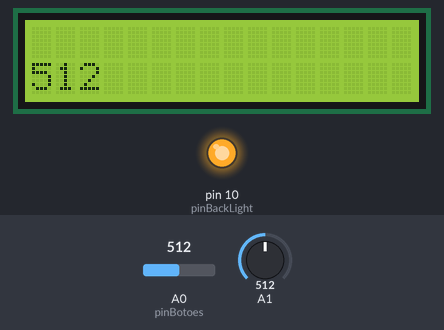
A sketch run on a simulated Arduino Uno, built with avr-gcc and run on an emulated ATmega328P. On the bench: 16×2 character LCD, output pins drawn as LEDs (lit = HIGH). The inputs (shaded band) are chosen by the test bench; at power-on: A0 (pinBotoes) = 512, A1 = 512. What the sketch prints to the serial monitor is not drawn.

Above: at 1.2 s.
1.3 s: A0 (pinBotoes) set to 390
3.6 s: A1 set to 390
At 3.98 s:
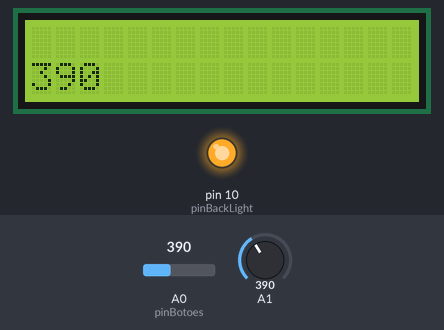
5.2 s: A0 (pinBotoes) set to 190
7.7 s: A1 set to 410
At 8.11 s:
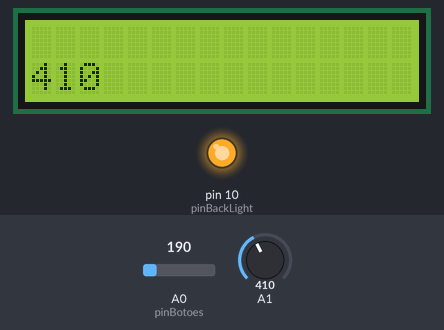
9.4 s: A0 (pinBotoes) set to 49
11.8 s: A1 set to 511
At 12.24 s:
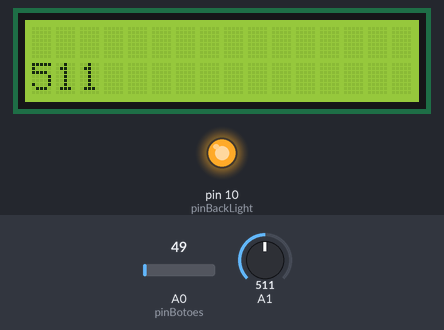
Timing chart, 0 to 14.5 s (numbered marks = the images above; inputs shaded):
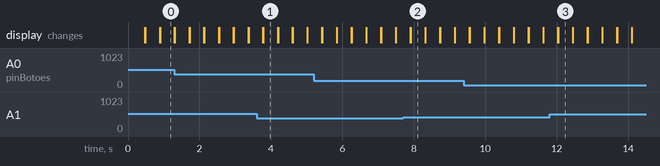

Measured:
- what the display in image 1 shows lasts 0.4 s, from 3.8 s to 4.2 s

The sketch:

tarefa1.ino
```cpp
#include <LiquidCrystal.h>

//******* CONFIGURACAO DO PROJETO *********
#define pinBotoes A0

#define pinRs 8
#define pinEn 9
#define pinD4 4
#define pinD5 5
#define pinD6 6
#define pinD7 7
#define pinBackLight 10
//*****************************************

#define btNENHUM 0
#define btSELECT 1
#define btLEFT   2
#define btUP     3
#define btDOWN   4
#define btRIGHT  5

#define tempoDebounce 50

unsigned long delayBotao;
int estadoBotaoAnt = btNENHUM;

//variaveis relogio
int segundos = 0, minutos = 0, horas = 0;


//Funções relogio
void mostraHoras();
void relogio();
void registrarHora();
void ajuste();


void estadoBotao(int botao);
void botaoApertado(int botao);
void botaoSolto(int botao);

LiquidCrystal lcd(pinRs, pinEn, pinD4, pinD5, pinD6, pinD7);

//Para o exemplo de uso
String descBotao[6] = {"", "Select", "Esquerda", "Abaixo", "Acima", "Direita"};
int contador = 0;

void setup() {
  pinMode(pinBackLight, OUTPUT);
  digitalWrite(pinBackLight, HIGH);

  lcd.begin(16, 2);
  Serial.begin(9600);
}

void loop() {
  int valBotoes = analogRead(pinBotoes);

  if ((valBotoes < 800) && (valBotoes >= 600)) {
     estadoBotao(btSELECT);

  } else if ((valBotoes < 600) && (valBotoes >= 400)) {
     estadoBotao(btLEFT);

  } else if ((valBotoes < 400) && (valBotoes >= 200)) {
     estadoBotao(btUP);

  } else if ((valBotoes < 200) && (valBotoes >= 60)) {
     estadoBotao(btDOWN);

  } else if  (valBotoes < 60) {
     estadoBotao(btRIGHT);

  } else {
     estadoBotao(btNENHUM);
  }

  relogio();
  registrarHora();
  mostraHoras();
  ajuste();

}

void estadoBotao(int botao) {
  //Quando um botao estiver apertado
  if (botao != btNENHUM) {
     Serial.println(botao);
  }

  //Quando o botao for apertado ou solto
  if ((millis() - delayBotao) > tempoDebounce) {
     if ((botao != btNENHUM) && (estadoBotaoAnt == btNENHUM) ) {
        botaoApertado(botao);
        delayBotao = millis();
     }

     if ((botao == btNENHUM) && (estadoBotaoAnt != btNENHUM) ) {
        botaoSolto(estadoBotaoAnt);
        delayBotao = millis();
     }
  }
  estadoBotaoAnt = botao;
}

void botaoApertado(int botao) {
  //Quando um botão for apertado

  //Para o exemplo de uso
  contador++;
  lcd.clear();
  lcd.print(descBotao[botao]);
  lcd.setCursor(14,0);
  lcd.print(contador);
  lcd.setCursor(0,1);
  lcd.print("apertado");
  lcd.clear();
}

void botaoSolto(int botao) {
  //Quando um botão for solto


  //Para o exemplo de uso
  lcd.clear();
  lcd.print(descBotao[botao]);
  lcd.setCursor(14,0);
  lcd.print(contador);
  lcd.setCursor(0,1);
  lcd.print("solto");
  lcd.clear();
}


void registrarHora(){
  int variavel = analogRead(A1);
  if(variavel<23){
     horas = variavel; //horas passa a ser o valor lido
  }
  lcd.print("          ");
  lcd.setCursor(0,4);
  lcd.print(variavel);
  delay(400);
  lcd.clear();
}


void relogio(){
   segundos++;
  if(segundos > 59){
     segundos=0;
     minutos++;
  }

  if(minutos > 59){
     minutos=0;
     horas++;
  }

  if(horas>23){
     horas=0;
  }
}


void mostraHoras(){
  lcd.setCursor(0,0);
  if(horas <= 9){lcd.print("0");}
  lcd.print(horas);
  lcd.print(":");
  if(minutos <= 9){lcd.print("0");}
  lcd.print(minutos);
  lcd.print(":");
  if(segundos <= 9){lcd.print("0");}
  lcd.print(segundos);

}


void ajuste(){

  if(estadoBotaoAnt==5){//btRIGHT
     estadoBotaoAnt=0;
     minutos++;
    if(minutos > 59){
       minutos=0;
    }
  }

  if(estadoBotaoAnt==3){ //btUP
     estadoBotaoAnt=0;
    horas=horas+1;
    if(horas>23){
      horas=0;
    }
  }


  if(estadoBotaoAnt==4){//btDOWN
     estadoBotaoAnt=0;
     minutos=minutos+10;
    if(minutos>59){
      minutos=0;
    }
  }

  if(estadoBotaoAnt==2){//btLEFT
     estadoBotaoAnt=0;
    horas = horas + 10;
    if(horas > 23){
       horas = 0;
    }
  }
}
```
